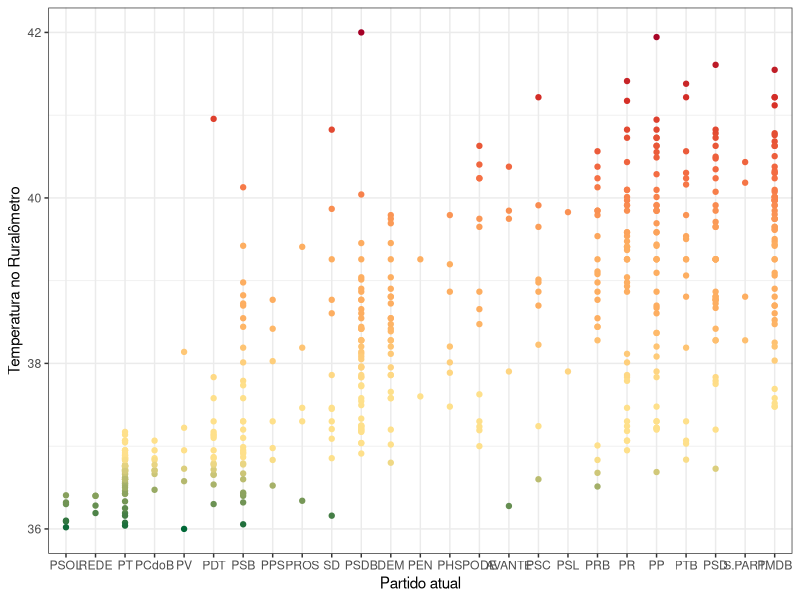
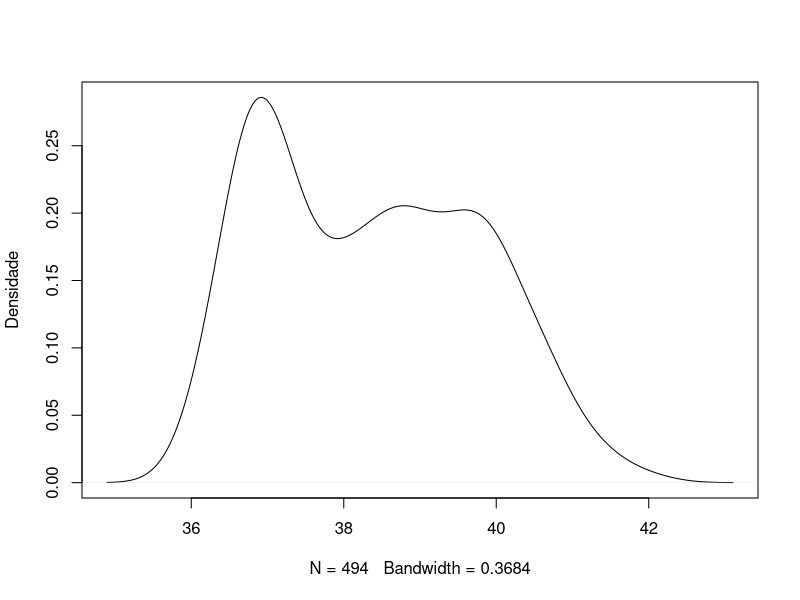

Here is the R script that generated these plots, in order:
# Repórter Brasil (http://ruralometro.reporterbrasil.org.br/)
# Simone Harnik (https://br.linkedin.com/in/simone-harnik-58018a11)
# Programa para calcular as temperaturas dos deputados de acordo com suas votações e autoria de projetos

library(readxl) #Lê as planilhas
library(ggplot2) #Faz os gráficos
library(plyr) #Manipulação de datasets

#Lê projetos e prepara a contagem
projetos_autoria <- read_excel("projs_dep_eleitos_15_01_2018.xls")

projetos_autoria$pontos_autoria<-NA
projetos_autoria$pontos_autoria[projetos_autoria$Qual_avaliacao=="Favorável"]<-1
projetos_autoria$pontos_autoria[projetos_autoria$Qual_avaliacao=="Desfavorável"]<--1
projetos_autoria$pontos_autoria[projetos_autoria$Qual_avaliacao=="Indefinido"]<-0
projetos_autoria$pontos_autoria[is.na(projetos_autoria$Qual_avaliacao)]<-0
projetos_autoria$pontos_autoria<-as.numeric(projetos_autoria$pontos_autoria)


#Criamos a base de projetos por CPF
projetos_CPF<-aggregate(pontos_autoria~CPF, projetos_autoria, sum)


#Encontramos o maior valor absoluto
maximo_abs_autoria<-max(abs(projetos_CPF$pontos_autoria))

#Pontuamos autoria com 1/maximo_abs_autoria
projetos_CPF$pontos_autoria<-projetos_CPF$pontos_autoria/maximo_abs_autoria

#Removemos os objetos não mais utilizados
rm(list= ls()[!(ls() %in% c('projetos_CPF'))])
colnames(projetos_CPF)<-c("Politico_CPF", "pontos_autoria")

#Inserimos a base de votações
votacoes <- read_excel("votos_eleitos_15_01_2018.xls")

votacoes$relev<-NA
votacoes$relev[votacoes$Projeto_Relevancia=="Pouco relevante"]<-1
votacoes$relev[votacoes$Projeto_Relevancia=="Relevante"]<-1
votacoes$relev[votacoes$Projeto_Relevancia=="Muito relevante"]<-2
votacoes$relev[is.na(votacoes$Projeto_Relevancia)]<-0

votacoes$avalia<-NA
votacoes$avalia[votacoes$Projeto_Avaliacao=="Desfavorável"]<--1
votacoes$avalia[votacoes$Projeto_Avaliacao=="Favorável"]<-1
votacoes$avalia[votacoes$Projeto_Avaliacao=="Indiferente"]<-0

votacoes$p_votacao_unica<-NA
votacoes$p_votacao_unica[votacoes$Projeto_Voto=="Sim"]<-1
votacoes$p_votacao_unica[votacoes$Projeto_Voto=="Não"]<--1
votacoes$p_votacao_unica[votacoes$Projeto_Voto=="Obstrução"]<--1
votacoes$p_votacao_unica[votacoes$Projeto_Voto=="Abstenção"]<-0
votacoes$p_votacao_unica[votacoes$Projeto_Voto=="Art. 17"]<-NA

#Removemos as linhas com votação NA
excluir<-is.na(votacoes$p_votacao_unica)
votacoes<-subset(votacoes, subset = excluir==FALSE)
rm(excluir)

#Número de votações por parlamentar
numero_vot_deput<-as.data.frame(table(votacoes$Politico_CPF))
colnames(numero_vot_deput)<-c("Politico_CPF", "Num_votacoes")


votacoes$ponto_voto_unico<-votacoes$relev*votacoes$avalia*votacoes$p_votacao_unica
table(votacoes$ponto_voto_unico)


#Selecionamos a média de pontos
partido_e_ponto<-ddply(votacoes, "Politico_CPF", summarize, 
                       Projeto_Data_votacao = max(Projeto_Data_votacao),
      ponto_final_votacoes=mean(ponto_voto_unico))


#Juntamos as tabelas
dados_final<-merge(partido_e_ponto, projetos_CPF, 
                   by="Politico_CPF", all.x=TRUE)

dados_final<-merge(dados_final, votacoes, 
                   by=c("Politico_CPF", "Projeto_Data_votacao"), 
                   all.x=TRUE)
dados_final<-plyr::join(dados_final, votacoes, 
                        by=c("Politico_CPF", "Projeto_Data_votacao"),
                        match="first")


dados_final$pontos_autoria[is.na(dados_final$pontos_autoria)]<-0

#Juntamos o número de votações
dados_final<-merge(dados_final, numero_vot_deput, by="Politico_CPF")

#Removemos tudo o que não é mais útil
rm(list= ls()[!(ls() %in% c('dados_final'))])

#Selecionamos apenas os deputados com 3 ou mais votações
dados_final<-subset(dados_final, subset=dados_final$Num_votacoes>2)

#Acertamos o dataframe
dados_final<-subset(dados_final, select=c(Politico_CPF, 
                                          Politico_Nome_urna_votacao,
                                          Partido_atual, 
                                          ponto_final_votacoes,
                                          pontos_autoria))
dados_final$pontos_autoria[is.na(dados_final$pontos_autoria)]<-0


Proporcao_votos<-1
Proporcao_autoria<-2
dados_final$ESCALA_TECNICA<-dados_final$ponto_final_votacoes*Proporcao_votos+
                            dados_final$pontos_autoria*Proporcao_autoria

#Criando escala do Ruralômetro como termômetro
term<-dados_final$ESCALA_TECNICA
maximo_neg<-max(abs(dados_final$ESCALA_TECNICA[dados_final$ESCALA_TECNICA<0]))
maximo_pos<-max(dados_final$ESCALA_TECNICA)
term<-ifelse(term>=0, (term/maximo_pos)*(-1.3) + 37.3, (term/maximo_neg)*(-4.7) + 37.3)
dados_final$TEMPERATURA<-term


#Criamos média por partido
media_partido<-ddply(dados_final, "Partido_atual", 
                     summarize, 
                     media_part=mean(TEMPERATURA))
media_partido$posicao<-rank(media_partido$media_part)

dados_final$Partido_atual<-as.factor(dados_final$Partido_atual)

for(i in 1:25){
  dados_final$Partido_atual<-relevel(dados_final$Partido_atual, 
                                     media_partido$Partido_atual[media_partido$posicao==26-i])
}



#Lógica do termômetro
ggplot(dados_final, aes(y = TEMPERATURA, x=Partido_atual))+
  geom_point(data= dados_final, aes(y=TEMPERATURA, colour=TEMPERATURA))+
  scale_colour_gradientn(colours = c('#006837',
                                     '#fee08b', '#fee08b', '#fdae61',
                                     '#fdae61','#f46d43','#d73027','#a50026'))+
  xlab("Partido atual")+
  ylab("Temperatura no Ruralômetro")+
  theme_bw()+
  theme(legend.position = "none") 



##############################################################################
plot(density(term), main="", ylab="Densidade")
write.csv2(dados_final, "dados_ruralometro_50_50.csv")
